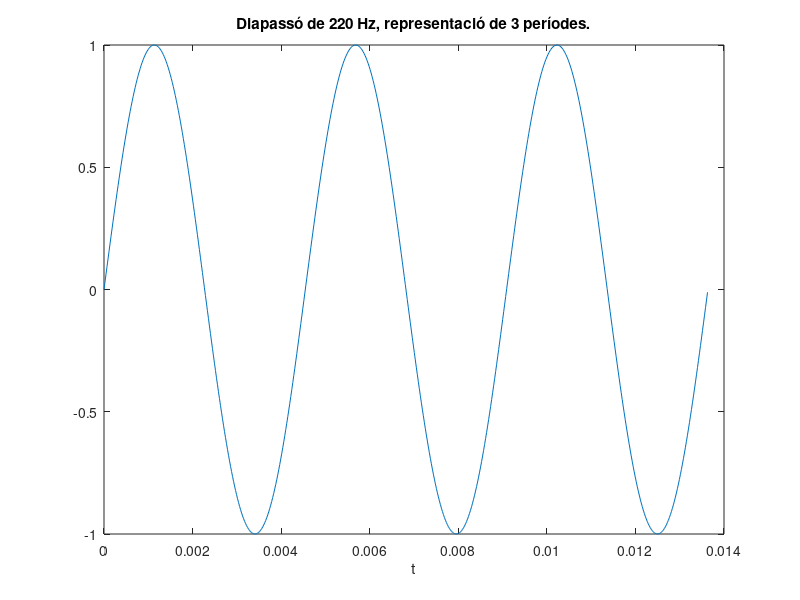

This chart was generated by the following MATLAB code:
% Autor: Carles Estrada i Adrià Febrer
% Creació d'un senyal d'àudio a una freqüència determinada
%
clc, clear, close all  % Esborrat de variables i gràfics anteriors
%
Ax=1; % Definim l'amplitud
fx=220; % Definim la freqüència del senyal
phix=0; % Definim la fase
ti=0; % Definim el temps inicial
tf=2; % Definim el temps final
fm=44100; % Definim la freqüència de mostratge

tm=1/fm; % Es calcula el període de mostratge
t=[ti:tm:tf]; % Es crea el vector temps

% S'analitza si l'amplitud introduïda està admesa (A<1). 
if Ax > 1;
    Ax=1;
end

x=Ax*sin(2*pi*fx*t+phix); % Es genera el vector del senyal

audiowrite('ce_diapaso.wav',x,fm) % Generació de l'arxiu d'audio

% Generació de gràfica
L3=ceil(3/fx*fm); % Mostres necessàries per dibuixar 3 períodes
plot(t(1:L3),x(1:L3)) 
title(['Diapassó de ' num2str(fx) ' Hz, representació de 3 períodes.'])
xlabel('t')

sound(x,fm) % Escoltar senyal